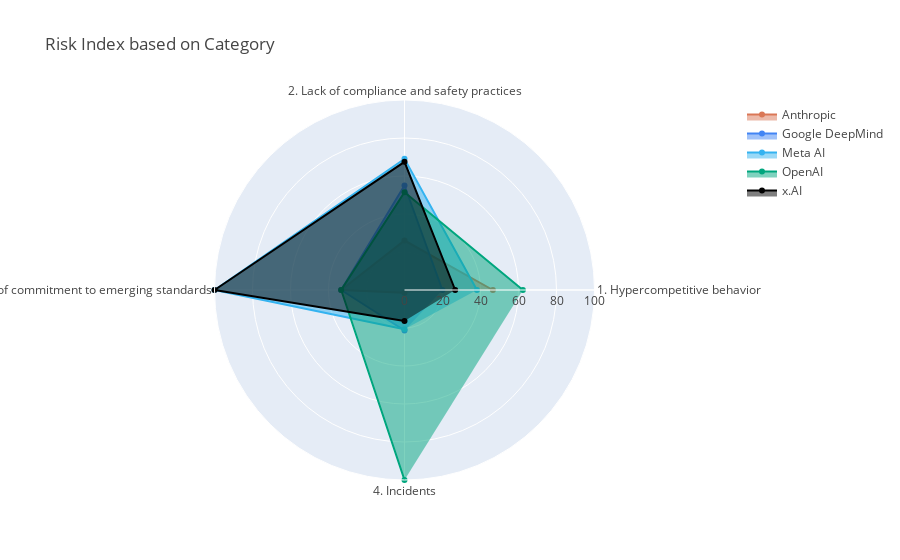

This figure's notebook cell:
### Code cell
# Create a list of unique risk categories
companies = risk_category_df['Company'].unique()
categories = risk_category_df['Risk Category'].unique()

# Create a radar chart
fig = go.Figure()

# Add a trace for each company
for company in companies:
    company_data = risk_category_df[risk_category_df['Company'] == company]
    fig.add_trace(go.Scatterpolar(
        r=company_data['Standardized Value'],
        theta=company_data['Risk Category'],
        connectgaps=True,
        fill='toself',
        name=company,
        line=dict(color=color_map[company])
    ))

# Update the layout
fig.update_layout(
    polar=dict(
        radialaxis=dict(
            visible=True,
            range=[0, 100]
        )
    ),
    showlegend=True,
    title="Risk Index based on Category",
    font=dict(color='#454545'),
    plot_bgcolor='#e4effb'
)

fig.show()

### Figure 1 — Plotly figure (JSON) as saved in the notebook; plotly's stock layout.template omitted (floating-point values rounded to 4 significant figures)
{"data": [{"connectgaps": true, "fill": "toself", "line": {"color": "#da7756"}, "name": "Anthropic", "r": [46.52, 26.02, 33.33, 1.389], "theta": ["1. Hypercompetitive behavior", "2. Lack of compliance and safety practices", "3. Lack of commitment to emerging standards", "4. Incidents"], "type": "scatterpolar"}, {"connectgaps": true, "fill": "toself", "line": {"color": "#4285F4"}, "name": "Google DeepMind", "r": [19.95, 54.99, 33.33, 21.33], "theta": ["1. Hypercompetitive behavior", "2. Lack of compliance and safety practices", "3. Lack of commitment to emerging standards", "4. Incidents"], "type": "scatterpolar"}, {"connectgaps": true, "fill": "toself", "line": {"color": "#34b3f0"}, "name": "Meta AI", "r": [38.12, 69.02, 100, 20.63], "theta": ["1. Hypercompetitive behavior", "2. Lack of compliance and safety practices", "3. Lack of commitment to emerging standards", "4. Incidents"], "type": "scatterpolar"}, {"connectgaps": true, "fill": "toself", "line": {"color": "#00A67E"}, "name": "OpenAI", "r": [62.31, 51.42, 33.33, 100], "theta": ["1. Hypercompetitive behavior", "2. Lack of compliance and safety practices", "3. Lack of commitment to emerging standards", "4. Incidents"], "type": "scatterpolar"}, {"connectgaps": true, "fill": "toself", "line": {"color": "#000000"}, "name": "x.AI", "r": [26.67, 67.45, 100, 16.27], "theta": ["1. Hypercompetitive behavior", "2. Lack of compliance and safety practices", "3. Lack of commitment to emerging standards", "4. Incidents"], "type": "scatterpolar"}], "layout": {"font": {"color": "#454545"}, "plot_bgcolor": "#e4effb", "polar": {"radialaxis": {"range": [0, 100], "visible": true}}, "showlegend": true, "title": {"text": "Risk Index based on Category"}}}
